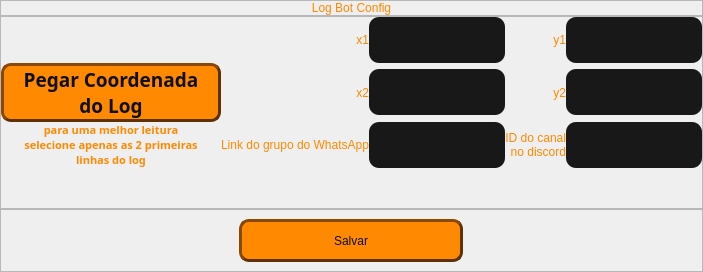
         <widget class="QWidget" name="config">
          <attribute name="title">
           <string>Configuração</string>
          </attribute>
          <layout class="QVBoxLayout" name="verticalLayout_6">
           <property name="spacing">
            <number>0</number>
           </property>
           <property name="leftMargin">
            <number>0</number>
           </property>
           <property name="topMargin">
            <number>0</number>
           </property>
           <property name="rightMargin">
            <number>0</number>
           </property>
           <property name="bottomMargin">
            <number>0</number>
           </property>
           <item>
            <widget class="QFrame" name="frame_10">
             <property name="maximumSize">
              <size>
               <width>16777215</width>
               <height>40</height>
              </size>
             </property>
             <property name="styleSheet">
              <string notr="true"/>
             </property>
             <property name="frameShape">
              <enum>QFrame::StyledPanel</enum>
             </property>
             <property name="frameShadow">
              <enum>QFrame::Raised</enum>
             </property>
             <layout class="QHBoxLayout" name="horizontalLayout_9">
              <property name="spacing">
               <number>0</number>
              </property>
              <property name="leftMargin">
               <number>0</number>
              </property>
              <property name="topMargin">
               <number>0</number>
              </property>
              <property name="rightMargin">
               <number>0</number>
              </property>
              <property name="bottomMargin">
               <number>0</number>
              </property>
              <item>
               <widget class="QLabel" name="label_16">
                <property name="styleSheet">
                 <string notr="true">color: rgb(255, 137, 1);
font: bold 20pt &quot;Arial Black&quot;;</string>
                </property>
                <property name="text">
                 <string>Log Bot Config</string>
                </property>
                <property name="alignment">
                 <set>Qt::AlignCenter</set>
                </property>
               </widget>
              </item>
             </layout>
            </widget>
           </item>
           <item>
            <widget class="QFrame" name="frame_9">
             <property name="styleSheet">
              <string notr="true"/>
             </property>
             <property name="frameShape">
              <enum>QFrame::StyledPanel</enum>
             </property>
             <property name="frameShadow">
              <enum>QFrame::Raised</enum>
             </property>
             <layout class="QGridLayout" name="gridLayout_4">
              <property name="leftMargin">
               <number>0</number>
              </property>
              <property name="topMargin">
               <number>0</number>
              </property>
              <property name="rightMargin">
               <number>0</number>
              </property>
              <property name="bottomMargin">
               <number>0</number>
              </property>
              <property name="spacing">
               <number>0</number>
              </property>
              <item row="0" column="4">
               <widget class="QLineEdit" name="lineedit_y1">
                <property name="styleSheet">
                 <string notr="true">QLineEdit {
border: 0px solid rgb(45, 45, 45);
border-radius: 10px;
padding: 15px;
background-color: rgb(24, 24, 24);
color: rgb(80, 80, 80);
}

QLineEdit:hover {
border: 2px solid rgb(27, 27, 27);
}

QLineEdit:focus {
border: 2px solid rgb(255, 137, 1);
color: rgb(255, 255, 255)
}

</string>
                </property>
                <property name="inputMask">
                 <string/>
                </property>
                <property name="maxLength">
                 <number>4</number>
                </property>
                <property name="clearButtonEnabled">
                 <bool>true</bool>
                </property>
               </widget>
              </item>
              <item row="1" column="1">
               <widget class="QLabel" name="label_19">
                <property name="styleSheet">
                 <string notr="true">color: rgb(255, 137, 1);
font: bold 14pt &quot;Arial Black&quot;;</string>
                </property>
                <property name="text">
                 <string>x2</string>
                </property>
                <property name="alignment">
                 <set>Qt::AlignRight|Qt::AlignTrailing|Qt::AlignVCenter</set>
                </property>
               </widget>
              </item>
              <item row="1" column="3">
               <widget class="QLabel" name="label_20">
                <property name="styleSheet">
                 <string notr="true">color: rgb(255, 137, 1);
font: bold 14pt &quot;Arial Black&quot;;</string>
                </property>
                <property name="text">
                 <string>y2</string>
                </property>
                <property name="alignment">
                 <set>Qt::AlignRight|Qt::AlignTrailing|Qt::AlignVCenter</set>
                </property>
               </widget>
              </item>
              <item row="2" column="2">
               <widget class="QLineEdit" name="lineedit_whatsapp">
                <property name="styleSheet">
                 <string notr="true">QLineEdit {
border: 0px solid rgb(45, 45, 45);
border-radius: 10px;
padding: 15px;
background-color: rgb(24, 24, 24);
color: rgb(80, 80, 80);
}

QLineEdit:hover {
border: 2px solid rgb(27, 27, 27);
}

QLineEdit:focus {
border: 2px solid rgb(255, 137, 1);
color: rgb(255, 255, 255)
}

</string>
                </property>
                <property name="clearButtonEnabled">
                 <bool>true</bool>
                </property>
               </widget>
              </item>
              <item row="0" column="1">
               <widget class="QLabel" name="label_17">
                <property name="styleSheet">
                 <string notr="true">color: rgb(255, 137, 1);
font: bold 14pt &quot;Arial Black&quot;;</string>
                </property>
                <property name="text">
                 <string>x1</string>
                </property>
                <property name="alignment">
                 <set>Qt::AlignRight|Qt::AlignTrailing|Qt::AlignVCenter</set>
                </property>
               </widget>
              </item>
              <item row="1" column="4">
               <widget class="QLineEdit" name="lineedit_y2">
                <property name="styleSheet">
                 <string notr="true">QLineEdit {
border: 0px solid rgb(45, 45, 45);
border-radius: 10px;
padding: 15px;
background-color: rgb(24, 24, 24);
color: rgb(80, 80, 80);
}

QLineEdit:hover {
border: 2px solid rgb(27, 27, 27);
}

QLineEdit:focus {
border: 2px solid rgb(255, 137, 1);
color: rgb(255, 255, 255)
}

</string>
                </property>
                <property name="maxLength">
                 <number>4</number>
                </property>
                <property name="clearButtonEnabled">
                 <bool>true</bool>
                </property>
               </widget>
              </item>
              <item row="1" column="2">
               <widget class="QLineEdit" name="lineedit_x2">
                <property name="styleSheet">
                 <string notr="true">QLineEdit {
border: 0px solid rgb(45, 45, 45);
border-radius: 10px;
padding: 15px;
background-color: rgb(24, 24, 24);
color: rgb(80, 80, 80);
}

QLineEdit:hover {
border: 2px solid rgb(27, 27, 27);
}

QLineEdit:focus {
border: 2px solid rgb(255, 137, 1);
color: rgb(255, 255, 255)
}

</string>
                </property>
                <property name="maxLength">
                 <number>4</number>
                </property>
                <property name="clearButtonEnabled">
                 <bool>true</bool>
                </property>
               </widget>
              </item>
              <item row="0" column="3">
               <widget class="QLabel" name="label_18">
                <property name="styleSheet">
                 <string notr="true">color: rgb(255, 137, 1);
font: bold 14pt &quot;Arial Black&quot;;</string>
                </property>
                <property name="text">
                 <string>y1</string>
                </property>
                <property name="alignment">
                 <set>Qt::AlignRight|Qt::AlignTrailing|Qt::AlignVCenter</set>
                </property>
               </widget>
              </item>
              <item row="1" column="0">
               <widget class="QPushButton" name="btn_get_log_bot_square">
                <property name="minimumSize">
                 <size>
                  <width>220</width>
                  <height>0</height>
                 </size>
                </property>
                <property name="font">
                 <font>
                  <family>Arial Black</family>
                  <pointsize>14</pointsize>
                  <weight>75</weight>
                  <bold>true</bold>
                 </font>
                </property>
                <property name="styleSheet">
                 <string notr="true">QPushButton{
background-color: rgb(255, 137, 1);
border: 3px outset rgb(93, 49, 0);
border-radius: 10px;
color: rgb(15, 15, 15);
}


QPushButton:hover{
color: rgb(255, 17, 0);
background-color: rgb(215, 97, 0);
}

QPushButton:pressed{
border: 3px inset rgb(93, 49, 0);
color: rgb(15, 15, 15);
background-color: rgb(255, 17, 0);
}

QPushButton:disabled {
background-color: #cccccc; /* Cinza */
border: 2px solid #999999;
color: #666666; /* Texto cinza escuro */
}
</string>
                </property>
                <property name="text">
                 <string>Pegar Coordenada
do Log</string>
                </property>
               </widget>
              </item>
              <item row="0" column="2">
               <widget class="QLineEdit" name="lineedit_x1">
                <property name="enabled">
                 <bool>true</bool>
                </property>
                <property name="styleSheet">
                 <string notr="true">QLineEdit {
border: 0px solid rgb(45, 45, 45);
border-radius: 10px;
padding: 15px;
background-color: rgb(24, 24, 24);
color: rgb(80, 80, 80);
}

QLineEdit:hover {
border: 2px solid rgb(27, 27, 27);
}

QLineEdit:focus {
border: 2px solid rgb(255, 137, 1);
color: rgb(255, 255, 255)
}

</string>
                </property>
                <property name="maxLength">
                 <number>4</number>
                </property>
                <property name="clearButtonEnabled">
                 <bool>true</bool>
                </property>
               </widget>
              </item>
              <item row="2" column="1">
               <widget class="QLabel" name="label_21">
                <property name="styleSheet">
                 <string notr="true">color: rgb(255, 137, 1);
font: bold 14pt &quot;Arial Black&quot;;</string>
                </property>
                <property name="text">
                 <string>Link do grupo do WhatsApp</string>
                </property>
                <property name="alignment">
                 <set>Qt::AlignRight|Qt::AlignTrailing|Qt::AlignVCenter</set>
                </property>
               </widget>
              </item>
              <item row="2" column="3">
               <widget class="QLabel" name="label_22">
                <property name="maximumSize">
                 <size>
                  <width>16777215</width>
                  <height>16777215</height>
                 </size>
                </property>
                <property name="styleSheet">
                 <string notr="true">color: rgb(255, 137, 1);
font: bold 14pt &quot;Arial Black&quot;;</string>
                </property>
                <property name="text">
                 <string>ID do canal 
 no discord</string>
                </property>
                <property name="alignment">
                 <set>Qt::AlignRight|Qt::AlignTrailing|Qt::AlignVCenter</set>
                </property>
               </widget>
              </item>
              <item row="2" column="4">
               <widget class="QLineEdit" name="lineedit_channel_id">
                <property name="styleSheet">
                 <string notr="true">QLineEdit {
border: 0px solid rgb(45, 45, 45);
border-radius: 10px;
padding: 15px;
background-color: rgb(24, 24, 24);
color: rgb(80, 80, 80);
}

QLineEdit:hover {
border: 2px solid rgb(27, 27, 27);
}

QLineEdit:focus {
border: 2px solid rgb(255, 137, 1);
color: rgb(255, 255, 255)
}

</string>
                </property>
                <property name="clearButtonEnabled">
                 <bool>true</bool>
                </property>
               </widget>
              </item>
              <item row="3" column="2">
               <spacer name="verticalSpacer_2">
                <property name="orientation">
                 <enum>Qt::Vertical</enum>
                </property>
                <property name="sizeHint" stdset="0">
                 <size>
                  <width>20</width>
                  <height>40</height>
                 </size>
                </property>
               </spacer>
              </item>
              <item row="2" column="0">
               <widget class="QLabel" name="label_23">
                <property name="font">
                 <font>
                  <family>Arial Black</family>
                  <pointsize>8</pointsize>
                  <weight>75</weight>
                  <italic>false</italic>
                  <bold>true</bold>
                 </font>
                </property>
                <property name="styleSheet">
                 <string notr="true">color: rgb(255, 137, 1);
font: bold 8pt &quot;Arial Black&quot;;</string>
                </property>
                <property name="text">
                 <string>para uma melhor leitura 
selecione apenas as 2 primeiras 
linhas do log</string>
                </property>
                <property name="alignment">
                 <set>Qt::AlignHCenter|Qt::AlignTop</set>
                </property>
               </widget>
              </item>
             </layout>
            </widget>
           </item>
           <item>
            <widget class="QFrame" name="frame_11">
             <property name="minimumSize">
              <size>
               <width>0</width>
               <height>63</height>
              </size>
             </property>
             <property name="styleSheet">
              <string notr="true"/>
             </property>
             <property name="frameShape">
              <enum>QFrame::StyledPanel</enum>
             </property>
             <property name="frameShadow">
              <enum>QFrame::Raised</enum>
             </property>
             <layout class="QHBoxLayout" name="horizontalLayout_10">
              <item>
               <widget class="QPushButton" name="btn_save_config">
                <property name="maximumSize">
                 <size>
                  <width>224</width>
                  <height>50</height>
                 </size>
                </property>
                <property name="styleSheet">
                 <string notr="true">QPushButton{
background-color: rgb(255, 137, 1);
border: 3px outset rgb(93, 49, 0);
border-radius: 10px;
color: rgb(15, 15, 15);
font: bold 14pt &quot;Arial Black&quot;;
}


QPushButton:hover{
color: rgb(255, 17, 0);
background-color: rgb(215, 97, 0);
}

QPushButton:pressed{
border: 3px inset rgb(93, 49, 0);
color: rgb(15, 15, 15);
background-color: rgb(255, 17, 0);
}

QPushButton:disabled {
background-color: #cccccc; /* Cinza */
border: 2px solid #999999;
color: #666666; /* Texto cinza escuro */
}
</string>
                </property>
                <property name="text">
                 <string>Salvar</string>
                </property>
               </widget>
              </item>
             </layout>
            </widget>
           </item>
          </layout>
         </widget>
